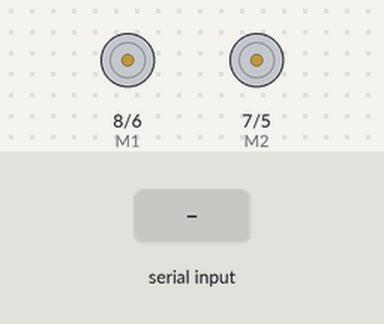
Simulated run of this sketch. Board: Arduino Uno, built with avr-gcc and run on an emulated ATmega328P. On the bench: direction and speed pins drawn as motors (green arrow = direction pin HIGH = forward, orange = LOW = backward, longer = more drive). The test bench sets the inputs (shaded band).

Above: at 1.2 s.
1.3 s: "w" received over Serial
At 2.3 s:
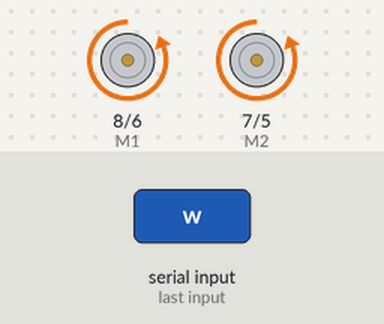
2.8 s: "s" received over Serial
At 3.4 s:
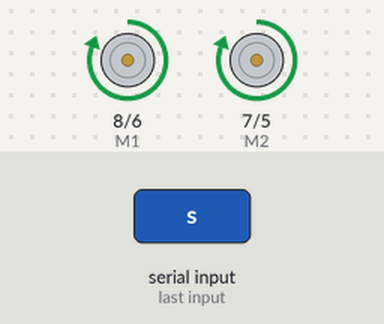
4.3 s: "a" received over Serial
At 5.5 s:
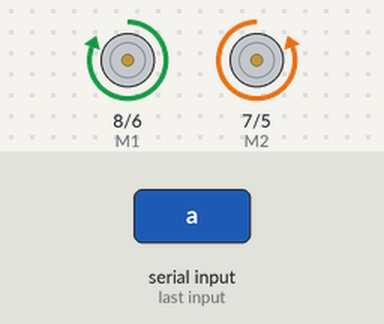
5.8 s: "1" received over Serial
At 6.9 s:
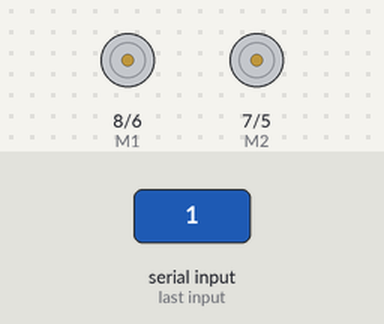
7.3 s: "d" received over Serial
At 8.0 s:
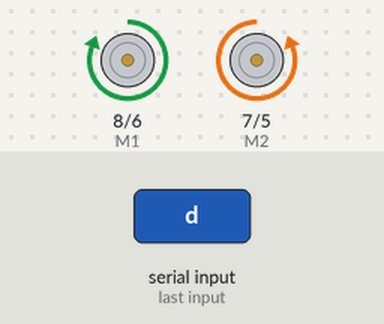
8.8 s: "0" received over Serial
At 9.2 s:
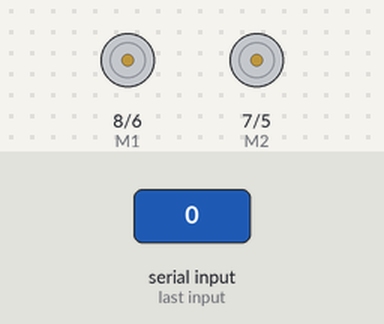
Timing chart, 0 to 11.3 s (numbered marks = the images above; inputs shaded):
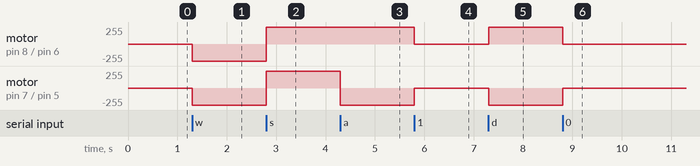

The sketch:

sketch_mar02a.ino
```cpp
int E1 = 6; //M1 Speed Control
int E2 = 5; //M2 Speed Control
int M1 = 8; //M1 Direction Control
int M2 = 7; //M2 Direction Control

void setup(void)
{
  for(int i = 5; i <= 8; i++)
  {
    pinMode(i, OUTPUT);
  }
  Serial.begin(9600);
}

void loop(void)
{
  while(Serial.available() < 1) {}
  char val = Serial.read();
  int leftspeed = 255;
  int rightspeed  = 255;
//  spiral(leftspeed, rightspeed);
  switch(val)
  {
    case 'w':
      forward(leftspeed, rightspeed);
      break;
    case 's':
      reverse(leftspeed, rightspeed);
      break;
    case 'a':
      left(leftspeed, rightspeed);
      break;
    case 'd':
      right(leftspeed, rightspeed);
      break;
    default:
      stop();
      break;
  }
}

void spiral(char a, char b)
{
  while(a != b)
  {
    analogWrite(E1, a);
    digitalWrite(M1, HIGH);
    analogWrite(E2, b);
    digitalWrite(M2, HIGH);
    delay(250);
    a -= 1;
    b += 1;
  }
}

void stop(void) //Stops
{
  digitalWrite(E1, LOW);
  digitalWrite(E2, LOW);
}

void forward(char a, char b)
{
  analogWrite(E1, a);
  digitalWrite(M1, LOW);
  analogWrite(E2, b);
  digitalWrite(M2, LOW);
}

void reverse(char a, char b)
{
  analogWrite(E1, a);
  digitalWrite(M1, HIGH);
  analogWrite(E2, b);
  digitalWrite(M2, HIGH);
}

void left(char a, char b)
{
  analogWrite(E1, a);
  digitalWrite(M1, HIGH);
  analogWrite(E2, b);
  digitalWrite(M2, LOW);
}

void right(char a, char b)
{
  analogWrite(E1, a);
  digitalWrite(M1, HIGH);
  analogWrite(E2, b);
  digitalWrite(M2, LOW);
}
```

Measured:
- after the input at 1.3 s, motor on pin 8 (M1) / pin 6 (E1), motor on pin 7 (M2) / pin 5 (E2): stopped → backward 255/255 at once
- after the input at 2.8 s, motor on pin 8 (M1) / pin 6 (E1), motor on pin 7 (M2) / pin 5 (E2): backward 255/255 → forward 255/255 at once
- after the input at 4.3 s, motor on pin 7 (M2) / pin 5 (E2): forward 255/255 → backward 255/255 at once
- after the input at 5.8 s, motor on pin 8 (M1) / pin 6 (E1): forward 255/255 → stopped at once; motor on pin 7 (M2) / pin 5 (E2): backward 255/255 → stopped at once
- after the input at 7.3 s, motor on pin 8 (M1) / pin 6 (E1): stopped → forward 255/255 at once; motor on pin 7 (M2) / pin 5 (E2): stopped → backward 255/255 at once
- after the input at 8.8 s, motor on pin 8 (M1) / pin 6 (E1): forward 255/255 → stopped at once; motor on pin 7 (M2) / pin 5 (E2): backward 255/255 → stopped at once
